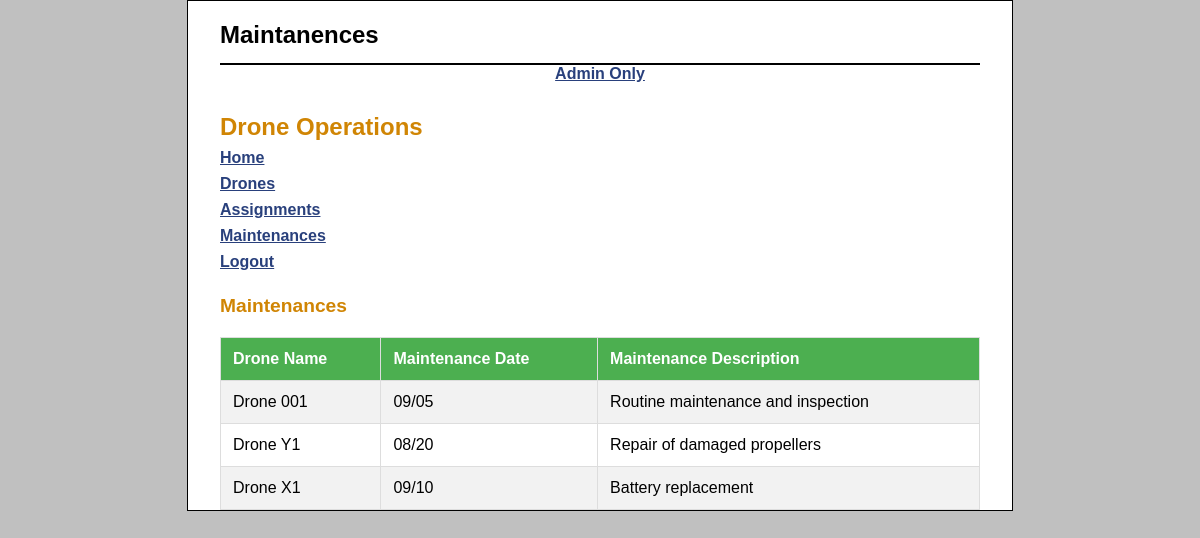
/Backend/index.php?action=show_Maintenances (signed in), run on the app's committed database.
### tables this page shows
CREATE TABLE Maintenances (
    MaintenanceID INT PRIMARY KEY AUTO_INCREMENT,
    DroneID INT,
	MaintenanceDate Date,
	MaintenanceDescription varchar(255),
    FOREIGN KEY (DroneID) REFERENCES Drones(DroneID)
);

CREATE TABLE Drones (
    DroneID INT PRIMARY KEY AUTO_INCREMENT,
    DroneName VARCHAR(100),
    DroneTypeID INT,
    FOREIGN KEY (DroneTypeID) REFERENCES DroneTypes(DroneTypeID)
);

### Backend/view/Maintenances.php (the view, shortened to what this page needs)
<?php
    $stmt = $db->query("SELECT  DroneName, DATE_FORMAT(MaintenanceDate, '%m/%d') AS formatted_date , MaintenanceDescription
    FROM Maintenances JOIN  Drones ON Drones. DroneID =  Maintenances. DroneID");
?>
<!DOCTYPE html>
<html>
    <head>
        <link rel="stylesheet" type="text/css" href="main.css"/>
    </head>
    <body>
        <header>
            <h1> Maintanences</h1>
        </header>
        <?php
            include("util/nav_menu.php")
        ?>
<div class="container">
            <h2>Maintenances</h2>
            <table>
                <tr>
                    <th>Drone Name</th>
                    <th>Maintenance Date </th>
                    <th>Maintenance Description</th>
                </tr>
                <?php while ($row = $stmt->fetch()): ?>
                    <tr>
                        <td><?php echo htmlspecialchars($row['DroneName']); ?></td>
                        <td><?php echo htmlspecialchars($row['formatted_date']); ?></td>
                        <td><?php echo htmlspecialchars($row['MaintenanceDescription']); ?></td>
                    </tr>
                <?php endwhile; ?>
            </table>
        </div>
    </body>
</html>

### Backend/main.css (style rules this page uses)
html { background-color: rgb(192, 192, 192); }
body { font-family: Arial, Helvetica, sans-serif; width: 760px; margin: 0 auto; padding: 0 2em; background-color: white; border: 1px solid black; }
header { border-bottom: 2px solid black; padding: .5em 0; }
header h1 { color: black; }
h1 { font-size: 150%; margin: .5em 0 .25em; }
h2 { font-size: 120%; margin: .5em 0; }
h1, h2 { color: rgb(208, 133, 4); }
table { border-collapse: collapse; }
td, th { padding: .2em .5em .2em .5em; vertical-align: top; text-align: left; }
div > table { width: 100%; margin-top: 20px; border-collapse: collapse; }
div > table, th, td { border: 1px solid #ddd; }
div > table th, table td { padding: 12px; text-align: left; }
div > table th { background-color: #4CAF50; color: white; }
div > table tr:nth-child(even) { background-color: #f2f2f2; }

### data on the page
maintenances: DroneID.DroneName "Drone 001", formatted_date "09/05", MaintenanceDescription "Routine maintenance and inspection"
maintenances: DroneID.DroneName "Drone Y1", formatted_date "08/20", MaintenanceDescription "Repair of damaged propellers"
maintenances: DroneID.DroneName "Drone X1", formatted_date "09/10", MaintenanceDescription "Battery replacement"
